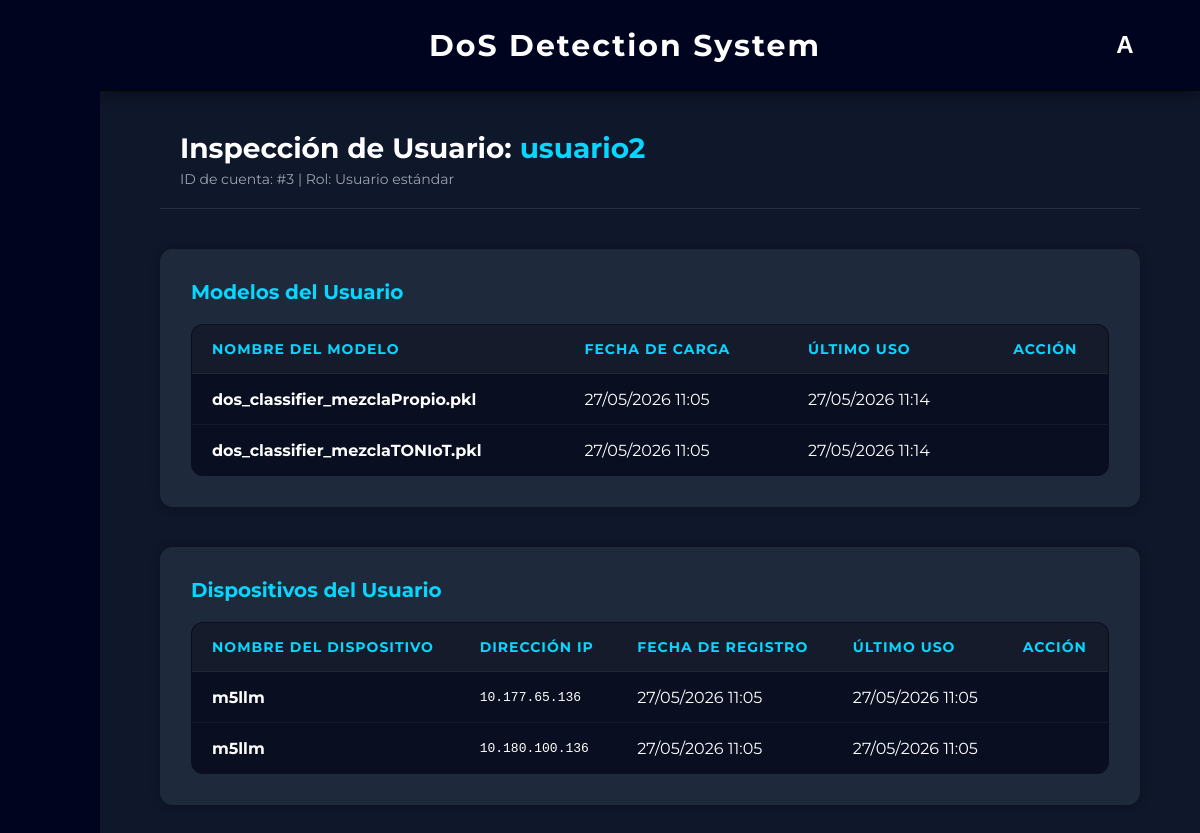
The page /admin/usuarios/ver/3 (signed in) on the database its author committed.
### app/models.py (models this page shows, shortened)
class User(db.Model):
    __tablename__ = 'usuarios'
    id = db.Column(db.Integer, primary_key=True)
    username = db.Column(db.String(50), unique=True, nullable=False)
    password_hash = db.Column(db.String(256), nullable=False)
    fecha_registro = db.Column(db.DateTime, default=datetime.now(pytz.timezone('Europe/Madrid')))
    is_admin = db.Column(db.Boolean, default=False)

class Modelo(db.Model):
    __tablename__ = 'modelos'
    id = db.Column(db.Integer, primary_key=True)
    nombre = db.Column(db.String(150), nullable=False)
    ruta_archivo = db.Column(db.String(255), nullable=False)
    usuario_id = db.Column(db.Integer, db.ForeignKey('usuarios.id'), nullable=False)
    fecha_subida = db.Column(db.DateTime, default=datetime.now(pytz.timezone('Europe/Madrid')))
    fecha_ultimo_uso = db.Column(db.DateTime, default=datetime.now(pytz.timezone('Europe/Madrid')))
    usuario = db.relationship('User', backref=db.backref('modelos', lazy=True))

class Dispositivo(db.Model):
    __tablename__ = 'dispositivos'
    id = db.Column(db.Integer, primary_key=True)
    nombre = db.Column(db.String(150), nullable=False)
    ip = db.Column(db.String(50), nullable=False)
    usuario_id = db.Column(db.Integer, db.ForeignKey('usuarios.id'), nullable=False)
    fecha_registro = db.Column(db.DateTime, default=datetime.now(pytz.timezone('Europe/Madrid')))
    fecha_ultimo_uso = db.Column(db.DateTime, default=datetime.now(pytz.timezone('Europe/Madrid')))
    usuario = db.relationship('User', backref=db.backref('dispositivos', cascade="all, delete-orphan", lazy=True))

### app/routes/pages/admin.py (the view)
@admin_bp.route("/admin/usuarios/ver/<int:user_id>")
@admin_required
def ver_detalles(user_id):
    usuario = User.query.get_or_404(user_id)
    return render_template("admin_ver_usuario.html", usuario=usuario)

### app/routes/pages/admin.py (called while the page is built)
def admin_required(f):
    @wraps(f)
    def decorated_function(*args, **kwargs):
        if not session.get('is_admin'):
            flash("Acceso denegado. Se requieren permisos de administrador.", "error")
            return redirect(url_for('dashboard.dashboard'))
        return f(*args, **kwargs)
    return decorated_function

### app/templates/admin_ver_usuario.html (shortened to what this page needs)
{% extends "base.html" %}
{% block content %}
<div style="padding: 40px 60px; max-width: 1200px; margin: 0 auto;">
    <div style="display: flex; align-items: center; gap: 20px; margin-bottom: 40px; border-bottom: 1px solid rgba(255,255,255,0.1); padding-bottom: 20px;">
        <div>
            <h2 style="color: white; margin: 0; font-size: 28px;">Inspección de Usuario: <span style="color: #08d6fe;">{{ usuario.username }}</span></h2>
            <p style="color: #9ca3af; margin: 5px 0 0 0; font-size: 14px;">ID de cuenta: #{{ usuario.id }} | Rol: {% if usuario.is_admin %}<span style="color:#ef4444; font-weight:bold;">Administrador</span>{% else %}Usuario estándar{% endif %}</p>
        </div>
    </div>
    <div class="card" style="padding: 30px; margin-bottom: 40px;">
        <h3 style="color: #08d6fe; margin-bottom: 20px; font-size: 20px;"> Modelos del Usuario</h3>
        <table class="glass-table">
            <thead>
                <tr>
                    <th>Nombre del Modelo</th>
                    <th>Fecha de Carga</th>
                    <th>Último Uso</th>
                    <th style="text-align: center;">Acción</th>
                </tr>
            </thead>
            <tbody>
                {% for modelo in usuario.modelos %}
                <tr>
                    <td style="font-weight: bold; color: white;">{{ modelo.nombre }}</td>
                    <td>{{ modelo.fecha_subida.strftime('%d/%m/%Y %H:%M') if modelo.fecha_subida else '---' }}</td>
                    <td>{{ modelo.fecha_ultimo_uso.strftime('%d/%m/%Y %H:%M') if modelo.fecha_ultimo_uso else '---' }}</td>
                    <td style="text-align: center;">
                        <form action="{{ url_for('admin.delete_model_admin', model_id=modelo.id) }}" method="POST"
                              onsubmit="confirmAction(event, this, '¿Eliminar este modelo del inventario del usuario? Esta acción es irreversible.');">
                            <button type="submit" class="delete-btn" title="Forzar eliminación de modelo">
                            </button>
                        </form>
                    </td>
                </tr>
                {% else %}
                <tr>
                    <td colspan="4" style="text-align: center; padding: 20px; opacity: 0.6;">Este usuario no ha subido ningún modelo de IA.</td>
                </tr>
                {% endfor %}
            </tbody>
        </table>
    </div>
    <div class="card" style="padding: 30px;">
        <h3 style="color: #08d6fe; margin-bottom: 20px; font-size: 20px;"> Dispositivos del Usuario</h3>
        <table class="glass-table">
            <thead>
                <tr>
                    <th>Nombre del Dispositivo</th>
                    <th>Dirección IP</th>
                    <th>Fecha de Registro</th>
                    <th>Último Uso</th>
                    <th style="text-align: center;">Acción</th>
                </tr>
            </thead>
            <tbody>
                {% for dispositivo in usuario.dispositivos %}
                <tr>
                    <td style="font-weight: bold; color: white;">{{ dispositivo.nombre }}</td>
                    <td style="font-family: monospace;">{{ dispositivo.ip }}</td>
                    <td>{{ dispositivo.fecha_registro.strftime('%d/%m/%Y %H:%M') if dispositivo.fecha_registro else '---' }}</td>
                    <td>{{ dispositivo.fecha_ultimo_uso.strftime('%d/%m/%Y %H:%M') if dispositivo.fecha_ultimo_uso else '---' }}</td>
                    <td style="text-align: center;">
                        <form action="{{ url_for('admin.delete_device_admin', device_id=dispositivo.id) }}" method="POST"
                              onsubmit="confirmAction(event, this, '¿Desvincular este dispositivo de la cuenta del usuario?');">
                            <button type="submit" class="delete-btn" title="Forzar eliminación de dispositivo">
                            </button>
                        </form>
                    </td>
                </tr>
                {% else %}
                <tr>
                    <td colspan="5" style="text-align: center; padding: 20px; opacity: 0.6;">Este usuario no tiene ningún dispositivo M5Stack registrado.</td>
                </tr>
                {% endfor %}
            </tbody>
        </table>
    </div>
</div>
{% endblock %}

### app/static/css/style.css (style rules this page uses)
* { margin: 0; padding: 0; box-sizing: border-box; }
body { font-family: 'Montserrat'; background-color: #0f172a; color: #e5e7eb; }
button { background-color: #013d76; color: white; border: none; padding: 10px 15px; border-radius: 8px; cursor: pointer; margin-right: 10px; font-weight: bold; }
.card { background-color: #1e293b; padding: 20px; border-radius: 12px; margin-bottom: 20px; border: 1px solid #1f2937; box-shadow: 0 0 10px rgba(0,0,0,0.3); }
.body-home { background-image: url('../img/fondo.png'); background-size: cover; background-position: center; background-repeat: no-repeat; background-attachment: fixed; margin: 0; height: 100vh; }
.glass-table { width: 100%; border-collapse: collapse; background-color: rgba(2, 6, 23, 0.726); border: 1px solid rgba(255, 255, 255, 0.1); border-radius: 12px; overflow: hidden; color: white; }
.glass-table th, .glass-table td { padding: 15px 20px; text-align: left; border-bottom: 1px solid rgba(255, 255, 255, 0.05); }
.glass-table th { background-color: rgba(255, 255, 255, 0.05); font-weight: bold; color: #08d6fe; text-transform: uppercase; font-size: 14px; letter-spacing: 1px; }
.delete-btn { background: transparent; border: none; color: #94a3b8; font-size: 18px; cursor: pointer; transition: all 0.2s ease; padding: 5px; margin: 0; }

### rows shown on the page
User: username "usuario2", id "3"
Modelo: nombre "dos_classifier_mezclaPropio.pkl", fecha_subida "27/05/2026 11:05", fecha_ultimo_uso "27/05/2026 11:14"
Modelo: nombre "dos_classifier_mezclaTONIoT.pkl", fecha_subida "27/05/2026 11:05", fecha_ultimo_uso "27/05/2026 11:14"
Dispositivo: nombre "m5llm", ip "10.177.65.136", fecha_registro "27/05/2026 11:05", fecha_ultimo_uso "27/05/2026 11:05"
Dispositivo: nombre "m5llm", ip "10.180.100.136", fecha_registro "27/05/2026 11:05", fecha_ultimo_uso "27/05/2026 11:05"

### other values the page prints
{{ session.get('username')[0] | upper }} "A"
